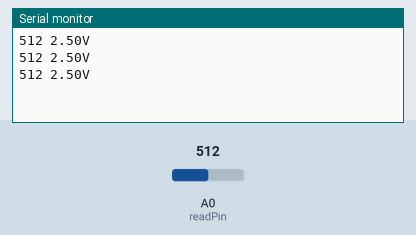
This sketch was run on a simulated Arduino Uno, built with avr-gcc and run on an emulated ATmega328P. On the bench: the last lines printed to the serial monitor. The test bench sets the inputs (shaded band); at power-on: A0 (readPin) = 512.

Above: at 1.3 s.
1.4 s: A0 (readPin) set to 716
At 1.9 s:
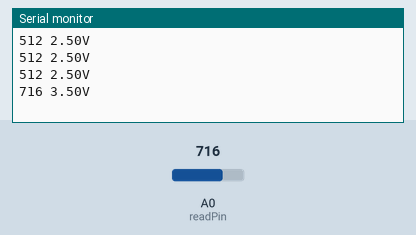
2.9 s: A0 (readPin) set to 900
At 3.4 s:
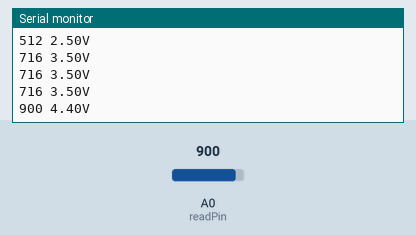
Timing chart, 0 to 5.9 s (numbered marks = the images above; inputs shaded):
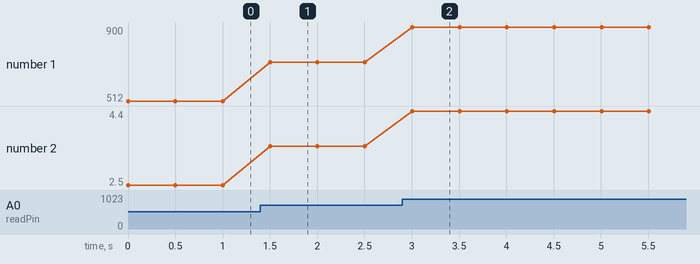

The sketch:

Bai06.ino
```cpp
//5V -- 1023; 0V -- 0;
int readPin = A0;
int readVal = 0;
float V = 0;
void setup() {
  // put your setup code here, to run once:
  Serial.begin(9600);
  pinMode(readPin,INPUT);
}
void loop() {
  // put your main code here, to run repeatedly:
  readVal = analogRead(readPin);
  V = (5./1023.) * readVal;
  Serial.print(readVal);
  Serial.print(" ");
  Serial.print(V);
  Serial.println("V");
  delay(500);
}
```

Measured:
- after the input at 1.4 s, the serial monitor: prints a new line after 0.10 s (image 1)
- after the input at 2.9 s, the serial monitor: prints a new line after 0.10 s (image 2)
- plotted number 1: 512 → 716 after the input at 1.4 s, 716 → 900 after the input at 2.9 s
- plotted number 2: 2.5 → 3.5 after the input at 1.4 s, 3.5 → 4.4 after the input at 2.9 s
